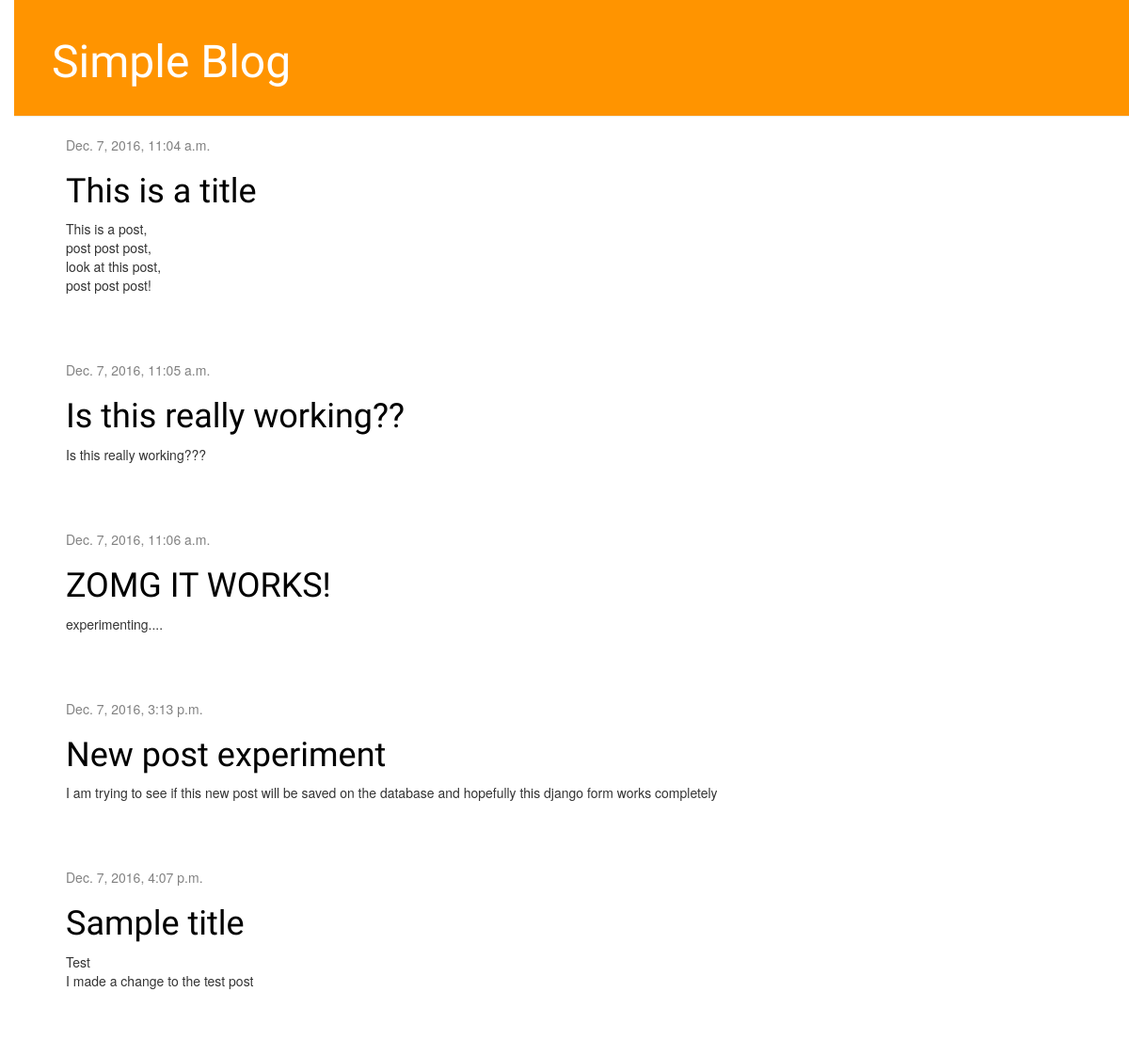
The app's page /, older data.
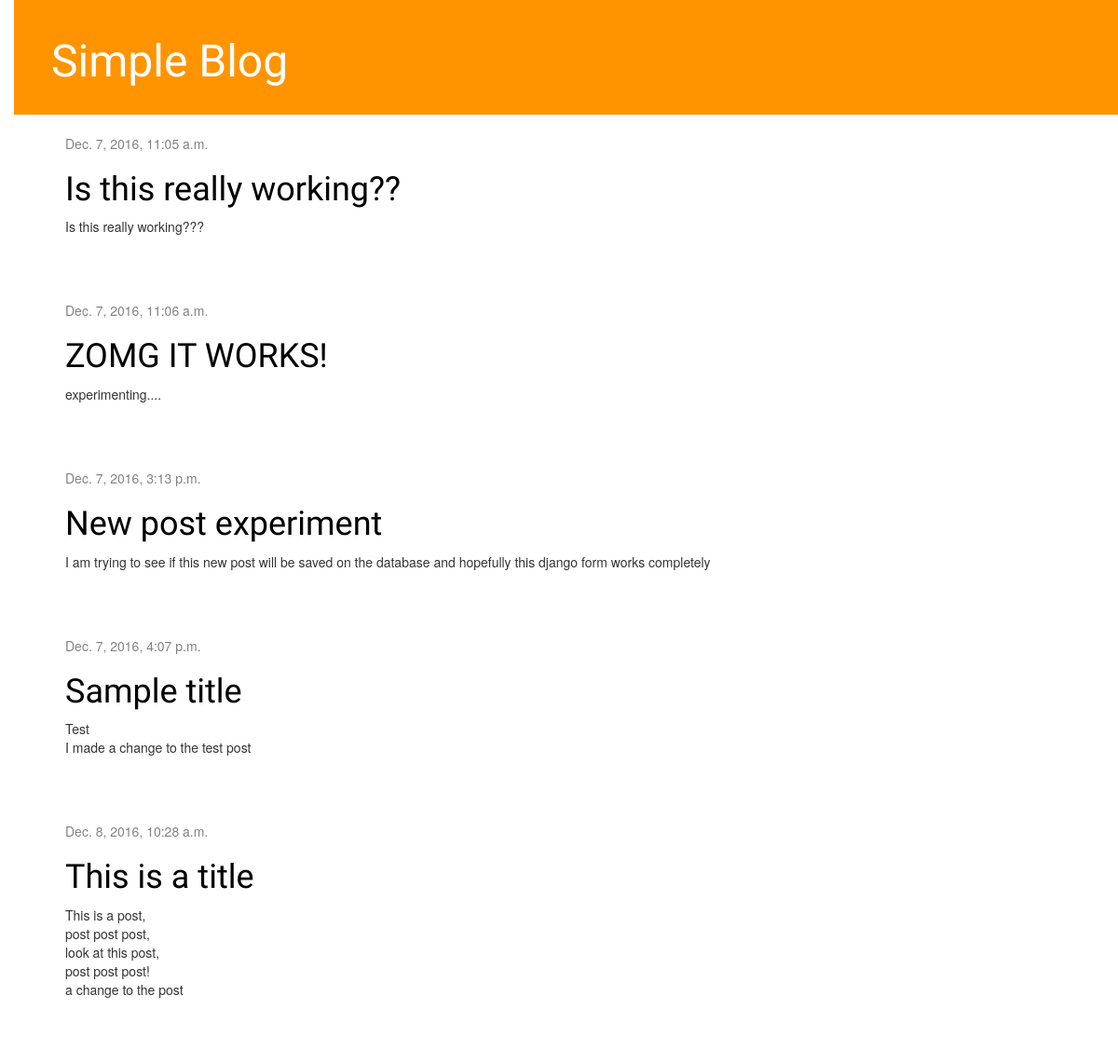
The same page, newer data.
### blog/models.py (models this page shows, shortened)
class Post(models.Model):
	author = models.ForeignKey('auth.User')
	title = models.CharField(max_length=200)
	text = models.TextField()
	created_date = models.DateTimeField(
		default=timezone.now)
	published_date = models.DateTimeField(
		blank=True, null=True)

### blog/views.py (the view)
# urls.py: url(r'^$', views.post_list, name='post_list'),
def post_list(request):
	posts = Post.objects.filter(published_date__lte=timezone.now()).order_by('published_date')
	return render(request, 'blog/post_list.html', {'posts': posts})

### blog/templates/blog/post_list.html
{% extends 'blog/base.html' %}
{% block content %}
{% for post in posts %}
	<div class="post">
		<div class="date">
			{{ post.published_date }}
		</div>
		<h1><a href="{% url 'post_detail' pk=post.pk %}">{{ post.title }}</a></h1>
		<p>{{ post.text|linebreaksbr }}</p>
	</div>
{% endfor %}
{% endblock %}

### blog/templates/blog/base.html (shortened to what this page needs)
{% load staticfiles %}
<html>
	<head>
		<link rel="stylesheet" href="//maxcdn.bootstrapcdn.com/bootstrap/3.2.0/css/bootstrap.min.css">
		<link rel="stylesheet" href="//maxcdn.bootstrapcdn.com/bootstrap/3.2.0/css/bootstrap-theme.min.css">
		<link rel="stylesheet" href="{% static 'css/blog.css' %}">
	</head>
	<body>
		<div class="page-header">
			<h1><a href="">Simple Blog</a></h1>
		</div>
		<div class="content container">
			<div class="row">
				<div class="col-md-8">
					{% block content %}
					{% endblock %}
				</div>
			</div>
		</div>
	</body>
</html>

### blog/static/css/blog.css (style rules this page uses)
h1 a { color: #FCA205; font-family: 'Lobster'; }
body { padding-left: 15px; }
.page-header { background-color: #ff9400; margin-top: 0; padding: 20px 20px 20px 40px; }
.page-header h1, .page-header h1 a, .page-header h1 a:visited, .page-header h1 a:active { color: #ffffff; font-size: 36pt; text-decoration: none; }
.content { margin-left: 40px; }
h1, h2, h3, h4 { font-family: 'Lobster', cursive; }
.date { color: #828282; }
.post { margin-bottom: 70px; }
.post h1 a, .post h1 a:visited { color: #000000; }

Row changes from the older to the newer data that the page shows:
changed Post "This is a title": published_date "Dec. 7, 2016, 11:04 a.m." → "Dec. 8, 2016, 10:28 a.m."; text "This is a post, post post post, look at this post, post post post!" → "This is a post, post post post, look at this post, post post post! a change to the post"; moves down the list
